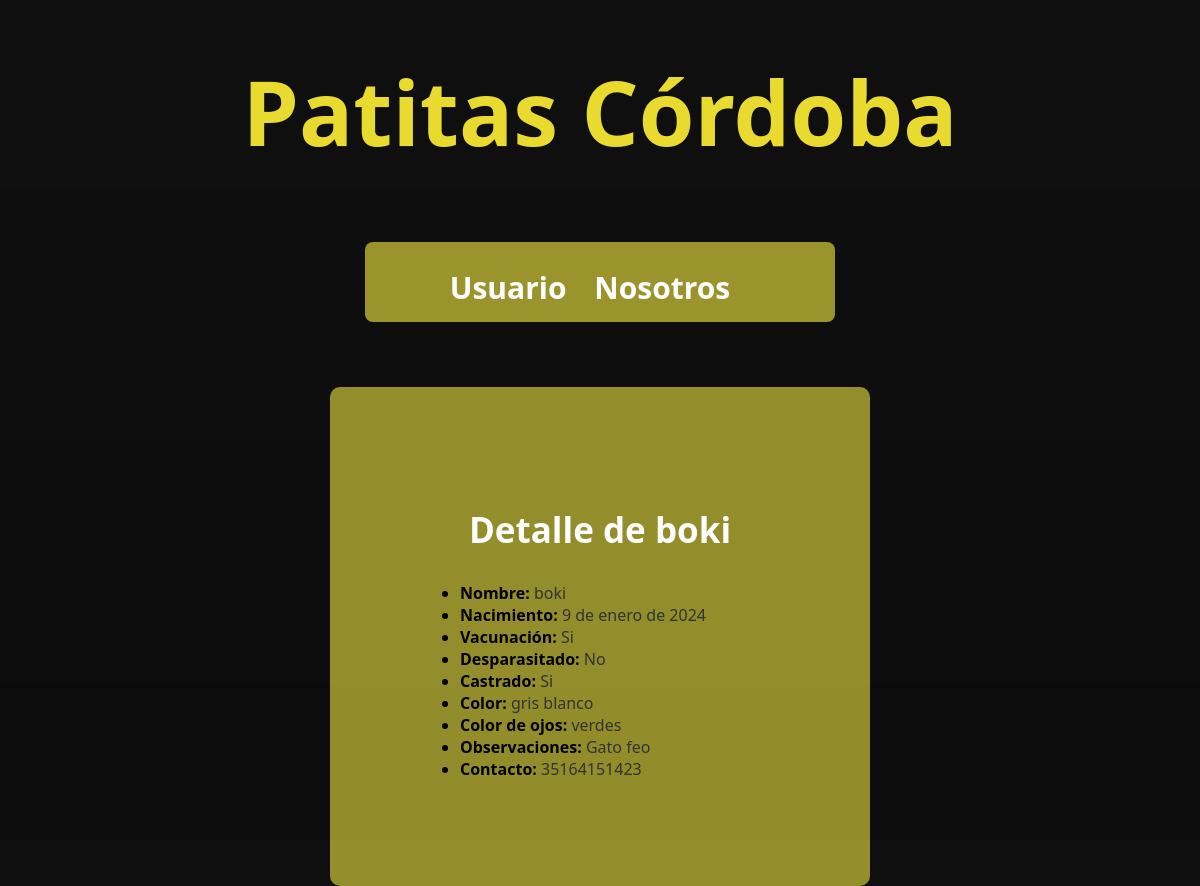
The app's page /publicargato/detail/1 with its own data.
### animales/models.py (models this page shows, shortened)
class Animal(models.Model):
    contacto = models.CharField(max_length=30)
    nombre = models.CharField(max_length=30, blank= True, null = True)
    nacimiento = models.DateField(blank= True, null = True)
    vacunacion= models.BooleanField(blank = True)
    castrado= models.BooleanField(blank = True)
    desparasitado = models.BooleanField(blank = True)
    observaciones = models.TextField(blank= True, null = True)
    def es_vacunado(self):
        if self.vacunacion:
            return "Si"
        else:
            return "No"
    def es_desparasitado(self):
        if self.desparasitado:
            return "Si"
        else:
            return "No"
    def es_castrado(self):
        if self.castrado:
            return "Si"
        else:
            return "No"

class Gato(Animal):
    color_pelo = models.CharField(max_length=30,null=True)
    color_ojos = models.CharField(max_length=30, null=True)

### animales/views.py (the view)
# urls.py: path('publicargato/detail/<int:pk>', views.GatoDetail.as_view(), name= 'gato_detail'),
class GatoDetail(DetailView):
    model = Gato

### animales/templates/animales/gato_detail.html (shortened to what this page needs)
{% extends 'animales/padre.html' %}
{% block contenido_que_cambia %}
    <div style=  "padding: 20px; border-radius: 10px;">
        <h2 >Detalle de {{ object.nombre }}</h2>
        <ul style="text-align: left;">
            <li><strong>Nombre:</strong> <span style="color: #333;">{{ object.nombre }}</span></li>
            <li><strong>Nacimiento:</strong> <span style="color: #333;">{{ object.nacimiento }}</span></li>
            <li><strong>Vacunación:</strong> <span style="color: #333;">{{ object.es_vacunado }}</span></li>
            <li><strong>Desparasitado:</strong> <span style="color: #333;">{{ object.es_desparasitado }}</span></li>
            <li><strong>Castrado:</strong> <span style="color: #333;">{{ object.es_castrado }}</span></li>
            <li><strong>Color:</strong> <span style="color: #333;">{{ object.color_pelo }}</span></li>
            <li><strong>Color de ojos:</strong> <span style="color: #333;">{{ object.color_ojos }}</span></li>
            <li><strong>Observaciones:</strong> <span style="color: #333;">{{ object.observaciones }}</span></li>
            <li><strong>Contacto:</strong> <span style="color: #333;">{{ object.contacto }}</span></li>
        </ul>
    </div>
{% endblock contenido_que_cambia %}

### animales/templates/animales/padre.html (style rules this page uses)
body { background: linear-gradient(rgba(0, 0, 0, 0.1), rgba(0, 0, 0, 0.3)), url(https://www.bbva.ch/wp-content/uploads/2022/05/recurso_mascotas.jpg); background-color: #111; font-family: 'Segoe UI'; margin: 0; padding: 0; height: 100vh; background-size: 100% 100%; }
h2 { font-size: 35px; color: #fdfdfd; }

### records on screen
Animal: nombre "boki", nacimiento "9 de enero de 2024", observaciones "Gato feo", contacto "35164151423"
Gato: es_vacunado "Si", es_desparasitado "No", es_castrado "Si", color_pelo "gris blanco", color_ojos "verdes"
